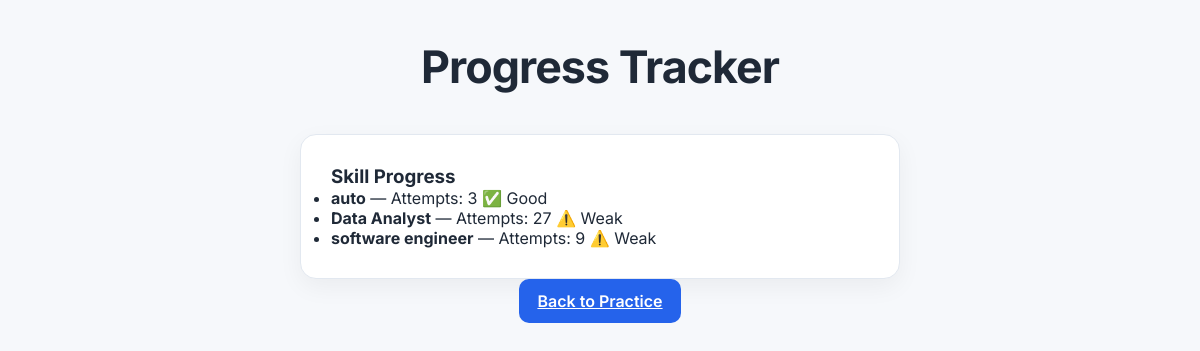
The page /progress (signed in) on the database its author committed.
### models.py (models this page shows)
class SkillProgress(Base):
    __tablename__ = "skill_progress"
    id = Column(Integer, primary_key=True, index=True)
    user_id = Column(Integer, ForeignKey("users.id"))
    skill = Column(String)
    attempts = Column(Integer, default=0)
    weak = Column(Boolean, default=False)

### main.py (the view)
@app.get("/progress", response_class=HTMLResponse)
def progress_page(request: Request, db: Session = Depends(get_db)):
    user = get_current_user(request, db)
    if not user:
        return RedirectResponse("/login")
    skills = db.query(SkillProgress).filter(SkillProgress.user_id == user.id).all()
    return templates.TemplateResponse("progress.html", {"request": request, "username": user.username, "skills": skills})

### templates/progress.html (shortened to what this page needs)
<!DOCTYPE html>
<html lang="en">
<head>
  <link rel="stylesheet" href="/static/styles.css" />
</head>
<body>
  <h1> Progress Tracker</h1>
  <div class="card">
    <h3>Skill Progress</h3>
    <ul>
      {% for skill in skills %}
        <li>
          <b>{{ skill.skill }}</b> — Attempts: {{ skill.attempts }}
          {% if skill.weak %} ⚠️ Weak {% else %} ✅ Good {% endif %}
        </li>
      {% endfor %}
    </ul>
  </div>
  <a href="/index" class="btn"> Back to Practice</a>
</body>
</html>

### static/styles.css (style rules this page uses)
:root { --primary: #2563eb; --primary-hover: #1d4ed8; --background: #f6f8fb; --surface: #ffffff; --surface-light: #f1f5f9; --text-main: #1f2937; --text-muted: #64748b; --border: #e2e8f0; --shadow: 0 8px 25px rgba(0,0,0,0.05); }
* { margin: 0; padding: 0; box-sizing: border-box; font-family: 'Inter', sans-serif; }
body { background: var(--background); color: var(--text-main); min-height: 100vh; padding: 40px 20px; display: flex; flex-direction: column; align-items: center; }
h1 { font-size: 2.8rem; font-weight: 700; margin-bottom: 40px; text-align: center; letter-spacing: -1px; }
.card, form#interview-form, #question-area, #feedback-area, .feature-card { background: var(--surface); border: 1px solid var(--border); border-radius: 16px; padding: 30px; box-shadow: var(--shadow); transition: all 0.25s ease; width: 100%; max-width: 600px; }
.btn, button { background: var(--primary); color: white; border: none; padding: 12px 18px; border-radius: 10px; font-weight: 600; cursor: pointer; transition: 0.2s ease; }

### rows shown on the page
SkillProgress: skill "auto", attempts "3", weak "✅ Good"
SkillProgress: skill "Data Analyst", attempts "27", weak "⚠️ Weak"
SkillProgress: skill "software engineer", attempts "9", weak "⚠️ Weak"
